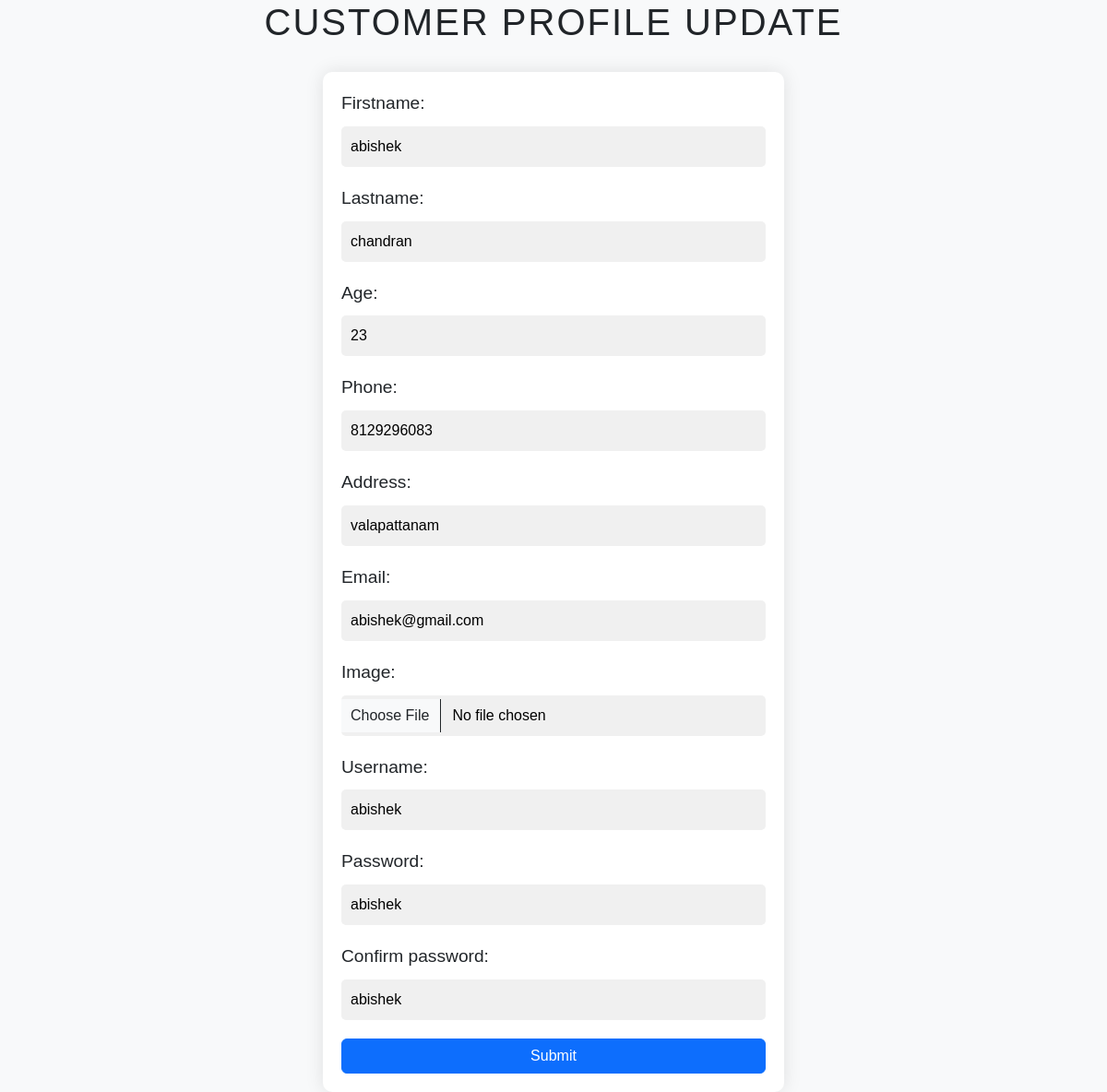
/cust_update/4, run on the app's committed database.
### jewelleryapp/models.py (models this page shows, shortened)
class customer_table(models.Model):
    firstname = models.CharField(max_length=30)
    lastname = models.CharField(max_length=30)
    age = models.IntegerField()
    phone = models.IntegerField()
    email = models.CharField(max_length=50)
    address = models.CharField(max_length=200)
    image = models.ImageField(upload_to='images/',blank=True)
    username = models.CharField(max_length=30)
    password = models.CharField(max_length=30)
    confirm_password = models.CharField(max_length=30)

### jewelleryapp/views.py (the view)
# urls.py: path('cust_update/<str:pk>', views.cust_update, name='cust_update'),
def cust_update(request,pk):
    pro = customer_table.objects.get(id=pk)
    form =customer_form(instance=pro)
    if request.method =='POST':
        form=customer_form(request.POST,instance=pro)
        if form.is_valid():
            form.save()
            return redirect('cust_dashboard')
    return render(request,'cust_update.html',{'form':form})

### jewelleryapp/forms.py
class customer_form(forms.ModelForm):
    class Meta:
        model = customer_table
        fields = ('firstname','lastname','age','phone','address','email','image','username','password','confirm_password')
        widgets = {
            'firstname':forms.TextInput(attrs={'class':'form-control'}),
            'lastname':forms.TextInput(attrs={'class':'form-control'}),
            'age':forms.TextInput(attrs={'class':'form-control'}),
            'phone':forms.TextInput(attrs={'class':'form-control'}),
            'email':forms.TextInput(attrs={'class':'form-control'}),
            'address':forms.TextInput(attrs={'class':'form-control'}),
            'image':forms.FileInput(attrs={'class':'form-control'}),
            'username':forms.TextInput(attrs={'class':'form-control'}),
            'password':forms.TextInput(attrs={'class':'form-control'}),
            'confirm_password':forms.TextInput(attrs={'class':'form-control'}),
        }

### templates/cust_update.html (shortened to what this page needs)
<!DOCTYPE html>
<html lang="en">
<head>
    <link href="https://cdn.jsdelivr.net/npm/bootstrap@5.3.0-alpha1/dist/css/bootstrap.min.css" rel="stylesheet">
</head>
<body>
    <h1>Customer Profile Update</h1>
    <form action="" method="POST" enctype="multipart/form-data">
        {{form.as_p}}
        <button type="submit" class="btn btn-primary">Submit</button>
    </form>
</body>
</html>

### templates/cust_update.html (style rules this page uses)
body { font-family: Arial, sans-serif; background-color: #f8f9fa; color: #212529; }
h1 { text-align: center; font-size: 2.5rem; margin-bottom: 30px; text-transform: uppercase; letter-spacing: 2px; }
form { max-width: 500px; margin: auto; background-color: #fff; padding: 20px; border-radius: 10px; box-shadow: 0 0 20px rgba(0,0,0,0.1); }
label { display: block; margin-bottom: 10px; font-size: 1.2rem; }
input[type="text"], input[type="email"], input[type="file"] { width: 100%; padding: 10px; margin-bottom: 20px; border: none; border-radius: 5px; background-color: #f0f0f0; color: #000; }
button { width: 100%; padding: 15px; border: none; border-radius: 5px; background-color: #007bff; color: #fff; font-size: 1.2rem; cursor: pointer; transition: background-color 0.3s ease; }

### data on the page
customer_table: firstname "abishek", lastname "chandran", age "23", phone "8129296083", address "valapattanam", email "abishek@gmail.com", username "abishek", password "abishek", confirm_password "abishek"
